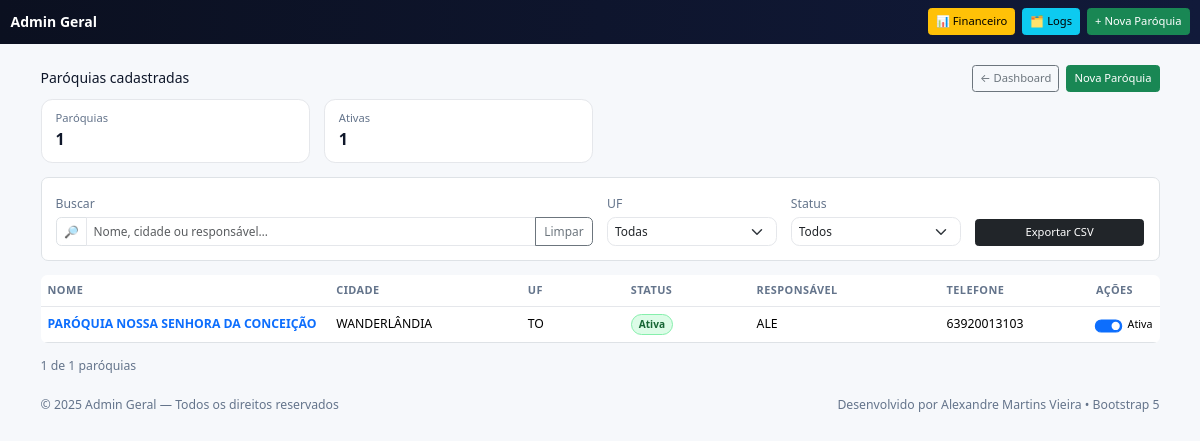
The page /admin-geral/paroquias/ (signed in) on the database as committed earlier.
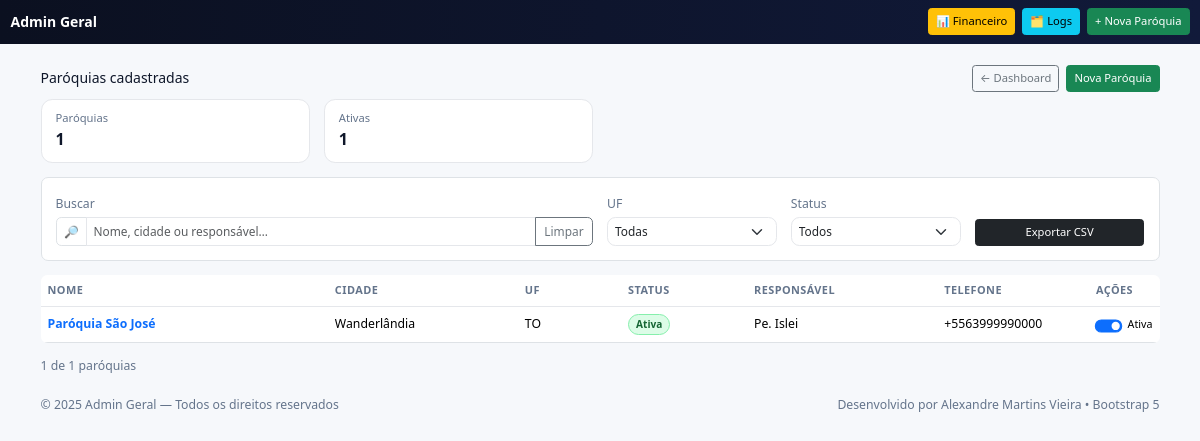
The same page on the database as committed later.
### inscricoes/models.py (models this page shows, shortened)
class Paroquia(models.Model):
    STATUS_CHOICES = [
        ('ativa', 'Ativa'),
        ('inativa', 'Inativa'),
    ]
    nome = models.CharField(max_length=255)  # único obrigatório
    cidade = models.CharField(max_length=100, blank=True)
    estado = models.CharField(max_length=2, blank=True)
    responsavel = models.CharField(max_length=255, blank=True)
    email = models.EmailField(blank=True)
    telefone = models.CharField(
        max_length=20,
        blank=True,  # <- opcional
        help_text="Telefone no formato E.164 BR: +55DDDNÚMERO (ex.: +5563920013103)",
        validators=[
            RegexValidator(
                regex=r'^\+55\d{10,11}$',
                message="Formato inválido. Use +55 seguido de 10 ou 11 dígitos (ex.: +5563920013103).",
            )
        ],
    )
    status = models.CharField(
        max_length=10,
        choices=STATUS_CHOICES,
        default='ativa',
        blank=True,   # opcional no formulário; o default cobre no banco
    )
    logo = CloudinaryField(null=True, blank=True, verbose_name="Logo da Paróquia")

### inscricoes/views.py (the view)
# urls.py: path("admin-geral/paroquias/", views.admin_geral_list_paroquias, name="admin_geral_list_paroquias"),
@login_required
@user_passes_test(is_admin_geral)
def admin_geral_list_paroquias(request):
    paroquias = Paroquia.objects.all()
    return render(request, 'inscricoes/admin_geral_list_paroquias.html', {'paroquias': paroquias})

### inscricoes/models.py (called while the page is built)
    def is_admin_geral(self):
        return self.tipo_usuario == 'admin_geral'

### inscricoes/views.py (called while the page is built)
def is_admin_geral(user):
    return user.is_authenticated and user.is_admin_geral()

### inscricoes/templates/inscricoes/admin_geral_list_paroquias.html (shortened to what the changed rows need)
{% load static %}
<!doctype html>
<html lang="pt-br">
<head>
  <link href="https://cdn.jsdelivr.net/npm/bootstrap@5.3.3/dist/css/bootstrap.min.css" rel="stylesheet" />
</head>
<body>
<main class="container py-3 py-lg-4">
  <div class="d-flex flex-wrap align-items-center justify-content-between mb-2">
    <h1 class="h6 m-0">Paróquias cadastradas</h1>
  </div>
  {% if paroquias %}
  <div class="table-responsive">
    <table id="tbl" class="table table-hover align-middle rounded-3 overflow-hidden">
      <thead>
        <tr>
          <th style="width:28%">Nome</th>
          <th style="width:18%">Cidade</th>
          <th style="width:10%">UF</th>
          <th style="width:12%">Status</th>
          <th style="width:18%">Responsável</th>
          <th style="width:14%">Telefone</th>
          <th style="width:14%">Ações</th>
        </tr>
      </thead>
      <tbody>
        {% for p in paroquias %}
        <tr class="row-item"
            data-nome="{{ p.nome|lower }}"
            data-cidade="{{ p.cidade|lower }}"
            data-uf="{{ p.estado }}"
            data-resp="{{ p.responsavel|default:''|lower }}"
            data-status="{{ p.status|default:'inativa' }}">
          <td>
            <a href="{% url 'inscricoes:admin_paroquia_painel' p.id %}"
               class="text-decoration-none fw-semibold">
              {{ p.nome }}
            </a>
          </td>
          <td class="text-muted-2">{{ p.cidade }}</td>
          <td class="text-muted-2">{{ p.estado }}</td>
          <td>
            {% if p.status == "ativa" %}
              <span class="badge-ativa">Ativa</span>
            {% else %}
              <span class="badge-inativa">Inativa</span>
            {% endif %}
          </td>
          <td>{{ p.responsavel|default:"—" }}</td>
          <td>{{ p.telefone|default:"—" }}</td>
          <td class="actions-cell">
            <div class="d-flex align-items-center gap-2 flex-nowrap">
              <div class="form-check form-switch m-0 d-inline-flex align-items-center gap-2">
                <input class="form-check-input"
                       type="checkbox"
                       role="switch"
                       id="sw_{{ p.id }}"
                       {% if p.status == "ativa" %}checked{% endif %}
                       onchange="toggleParoquiaStatus({{ p.id }}, this.checked, this)">
                <label class="form-check-label small" for="sw_{{ p.id }}">Ativa</label>
              </div>
            </div>
          </td>
        </tr>
        {% endfor %}
      </tbody>
    </table>
  </div>
  {% else %}
    <div class="empty">
      <div class="h6 mb-1">Nenhuma paróquia cadastrada</div>
      <div class="text-muted-2 mb-3">Use o botão “Nova Paróquia” para criar a primeira.</div>
      <a href="{% url 'inscricoes:admin_geral_create_paroquia' %}" class="btn btn-success btn-sm">+ Nova Paróquia</a>
    </div>
  {% endif %}
</main>
</body>
</html>

Rows that differ between the two databases and show on the page:
changed Paroquia "TO": nome "PARÓQUIA NOSSA SENHORA DA CONCEIÇÃO" → "Paróquia São José"; cidade "WANDERLÂNDIA" → "Wanderlândia"; responsavel "ALE" → "Pe. Islei"; telefone "63920013103" → "+5563999990000"
